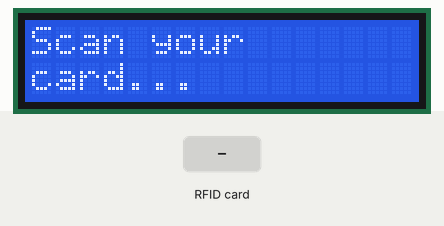
Recording of a sketch running on a simulated Arduino Uno, built with avr-gcc and run on an emulated ATmega328P. On the bench: 16×2 character LCD. Inputs (shaded band) come from the test bench. What the sketch prints to the serial monitor is not drawn.

Above: at 1.3 s.
1.4 s: RFID card 83 66 60 1A held to the reader
At 2.3 s:
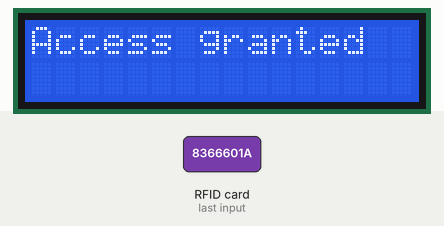
At 4.8 s:
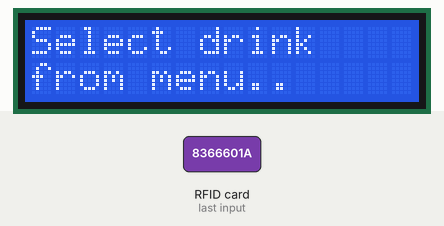
Timing chart, 0 to 6.3 s (numbered marks = the images above; inputs shaded):
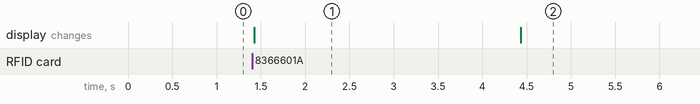

Measured:
- after the input at 1.4 s, the display: changes at once (image 1)
- what the display in image 1 shows lasts 3.0 s, from 1.4 s to 4.4 s

The sketch:

VendingSelectionRFIDAccess.ino
```cpp
/*
 * by: Kirollos Gerges
 */

#include <SPI.h>
#include <MFRC522.h>

#define SS_PIN 10
#define RST_PIN 9
MFRC522 mfrc522(SS_PIN, RST_PIN);   // Create MFRC522 instance.
char userChoice[2];
bool flag = false;
#include <LiquidCrystal.h>
#include <Keypad.h>

const int rs = 8, en = 7, d4 = 6, d5 = 5, d6 = 4, d7 = 3;
LiquidCrystal lcd(rs, en, d4, d5, d6, d7);


//-------------Keypad--------------------//
const byte ROWS = 4; //four rows
const byte COLS = 4; //four columns

char keys[ROWS][COLS] = {
  {'1','2','3','A'},
  {'4','5','6','B'},
  {'7','8','9','C'},
  {'*','0','#','D'}
};

byte rowPins[ROWS] = {0, 2, 19, 18}; //connect to the row pinouts of the keypad
byte colPins[COLS] = {17, 16, 15, 14}; //connect to the column pinouts of the keypad

//Create an object of keypad
Keypad keypad = Keypad( makeKeymap(keys), rowPins, colPins, ROWS, COLS );

//--------------------------------------//

void setup()
{
  Serial.begin(9600);   // Initiate a serial communication
  SPI.begin();      // Initiate  SPI bus
  mfrc522.PCD_Init();   // Initiate MFRC522
  //Serial.println("Scan your");
  //Serial.println();

  lcd.begin(16, 2);
  lcd.setCursor(0,0);
  lcd.print("Scan your");
  lcd.setCursor(0,1);
  lcd.print("card...");

}
void loop()
{
  // Look for new cards
  if ( ! mfrc522.PICC_IsNewCardPresent())
  {
    return;
  }
  // Select one of the cards
  if ( ! mfrc522.PICC_ReadCardSerial())
  {
    return;
  }
  //Show UID on serial monitor
  Serial.print("UID tag :");
  String content= "";
  byte letter;
  for (byte i = 0; i < mfrc522.uid.size; i++)
  {
     Serial.print(mfrc522.uid.uidByte[i] < 0x10 ? " 0" : " ");
     Serial.print(mfrc522.uid.uidByte[i], HEX);
     content.concat(String(mfrc522.uid.uidByte[i] < 0x10 ? " 0" : " "));
     content.concat(String(mfrc522.uid.uidByte[i], HEX));
  }
  Serial.println();
  Serial.print("Message : ");
  content.toUpperCase();
  if (content.substring(1) == "83 66 60 1A" || content.substring(1) == "04 5D 3D 82 63 62 80") //change here the UID of the card/cards that you want to give access
  {

    lcd.clear();
    //lcd.setCursor(0,0);
    lcd.print("Access granted");
    //Serial.println("Authorized access");
    //Serial.println();
    delay(3000);
    lcd.clear();
    lcd.setCursor(0,0);
    lcd.print("Select drink");
    lcd.setCursor(0,1);
    lcd.print("from menu..");
    delay(3000);
    lcd.clear();
    lcd.setCursor(0,0);
    lcd.print("Tequila | Vodka ");
    lcd.setCursor(0,1);
    lcd.print("  A1    |   A2 ");
    delay(3000);

  while(flag == false){

      lcd.clear();
      lcd.setCursor(0,0);

      for(int i = 0; i < 2; i++){

         char key = keypad.waitForKey();
        //char key = keypad.getKey();// Read the key

        // Print if key pressed
        if (key){
          Serial.print("Key Pressed : ");
          Serial.println(key);
          userChoice[i] = key;
          lcd.print(key);
          delay(100);
        }
      }

    if(userChoice[0] == 'A' && userChoice[1] == '1'){
      lcd.clear();
      lcd.setCursor(0,0);
      lcd.print("You Chose tequila");
      lcd.setCursor(0,1);
      lcd.print("Making the drink..");
      flag = true;
    }
    else if(userChoice[0] == 'A' && userChoice[1] == '2'){
      lcd.clear();
      lcd.setCursor(0,0);
      lcd.print("You Chose vodka");
      lcd.setCursor(0,1);
      lcd.print("Making the drink..");
      flag = true;

    }
    else{
      lcd.clear();
      lcd.setCursor(0,0);
      lcd.print("Invalid Choice");
      lcd.setCursor(0,1);
      lcd.print("try again..");
      delay(3000);

    }
  }

  }
  else{
    lcd.clear();
    lcd.setCursor(0,0);
    lcd.print("Access denied");
    lcd.setCursor(0,1);
    lcd.print("Try again..");
    delay(3000);
  }
}
```
